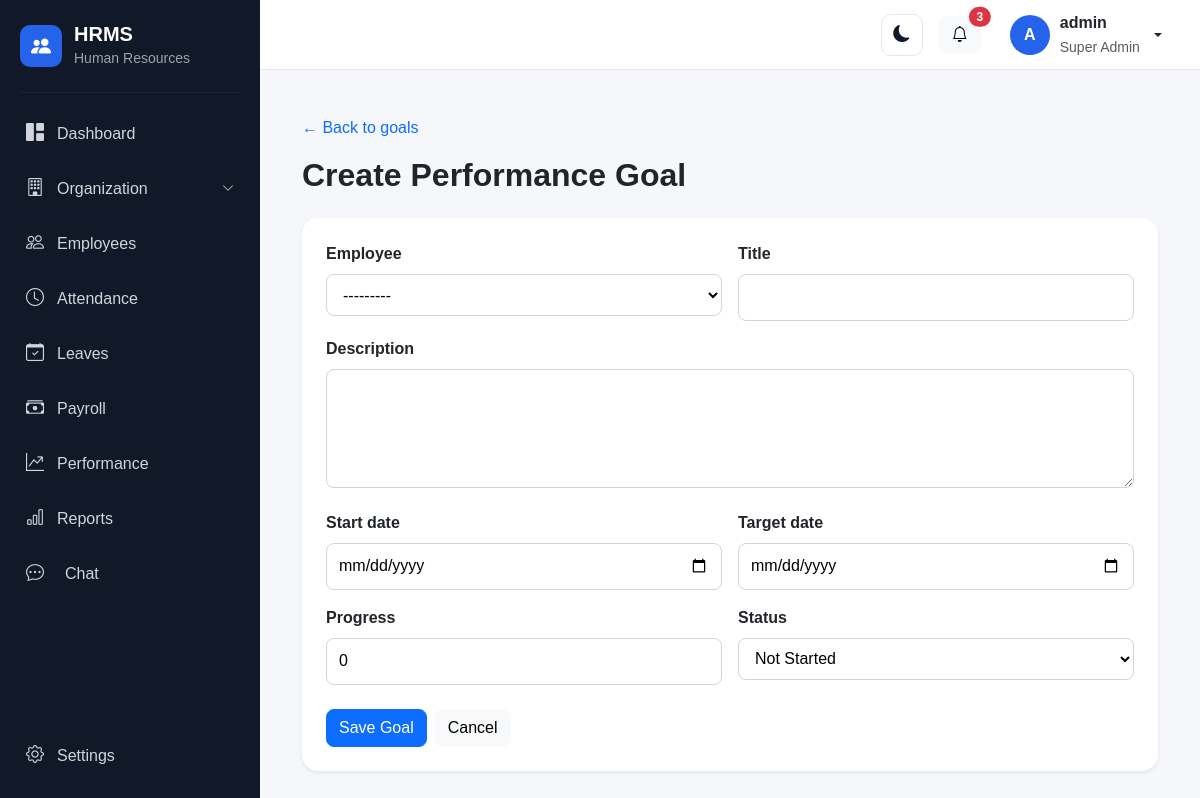
/performance/goals/create/ (signed in), run on the app's committed database.
### account/models.py (models this page shows, shortened)
class User(AbstractUser):
    class Role(models.TextChoices):
        SUPER_ADMIN = "SUPER_ADMIN", "Super Admin"
        HR_ADMIN = "HR_ADMIN", "HR Admin"
        MANAGER = "MANAGER", "Manager"
        EMPLOYEE = "EMPLOYEE", "Employee"
        RECRUITER = "RECRUITER", "Recruiter"
        PAYROLL_ADMIN = "PAYROLL_ADMIN", "Payroll Admin"
    objects = HRMSUserManager()
    role = models.CharField(
        max_length=30,
        choices=Role.choices,
        default=Role.EMPLOYEE,
    )
    phone = models.CharField(
        max_length=15,
        blank=True,
        null=True,
    )
    profile_picture = models.ImageField(
        upload_to="profile_pictures/",
        blank=True,
        null=True,
    )
    must_change_password = models.BooleanField(
        default=False,
        help_text="If enabled, the user must change their password after logging in.",
    )

### employees/models.py (models this page shows)
class Employee(models.Model):
    class Role(models.TextChoices):
        EMPLOYEE = "EMPLOYEE", "Employee"
        MANAGER = "MANAGER", "Manager"
        HR_ADMIN = "HR_ADMIN", "HR Admin"
        SUPER_ADMIN = "SUPER_ADMIN", "Super Admin"
    class Gender(models.TextChoices):
        MALE = "MALE", "Male"
        FEMALE = "FEMALE", "Female"
        OTHER = "OTHER", "Other"
    class EmploymentType(models.TextChoices):
        FULL_TIME = "FULL_TIME", "Full Time"
        PART_TIME = "PART_TIME", "Part Time"
        CONTRACT = "CONTRACT", "Contract"
        INTERN = "INTERN", "Intern"
    class EmploymentStatus(models.TextChoices):
        ACTIVE = "ACTIVE", "Active"
        BENCH = "BENCH", "Bench"
        ON_LEAVE = "ON_LEAVE", "On Leave"
        RESIGNED = "RESIGNED", "Resigned"
        TERMINATED = "TERMINATED", "Terminated"
        RETIRED = "RETIRED", "Retired"
    user = models.OneToOneField(
        settings.AUTH_USER_MODEL,
        on_delete=models.SET_NULL,
        null=True,
        blank=True,
        related_name="employee_profile",
    )
    role = models.CharField(
        max_length=20,
        choices=Role.choices,
        default=Role.EMPLOYEE,
    )
    employee_id = models.CharField(
        max_length=20,
        unique=True,
    )
    first_name = models.CharField(
        max_length=100,
    )
    middle_name = models.CharField(
        max_length=100,
        blank=True,
    )
    last_name = models.CharField(
        max_length=100,
    )
    date_of_birth = models.DateField(
        null=True,
        blank=True,
    )
    gender = models.CharField(
        max_length=20,
        choices=Gender.choices,
        blank=True,
    )
    email = models.EmailField(
        blank=True,
    )
    phone = models.CharField(
        max_length=20,
        blank=True,
    )
    alternate_phone = models.CharField(
        max_length=20,
        blank=True,
    )
    address = models.TextField(
        blank=True,
    )
    city = models.CharField(
        max_length=100,
        blank=True,
    )
    state = models.CharField(
        max_length=100,
        blank=True,
    )
    country = models.CharField(
        max_length=100,
        default="India",
    )
    postal_code = models.CharField(
        max_length=20,
        blank=True,
    )
    company = models.ForeignKey(
        "organization.Company",
        on_delete=models.PROTECT,
        related_name="employees",
        null=True,
        blank=True
    )
    department = models.ForeignKey(
        "organization.Department",
        on_delete=models.PROTECT,
        related_name="employees",
        null=True,
        blank=True,
    )
    designation = models.ForeignKey(
        "organization.Designation",
        on_delete=models.PROTECT,
        related_name="employees",
        null=True,
        blank=True,
    )
    branch = models.ForeignKey(
        "organization.Branch",
        on_delete=models.PROTECT,
        related_name="employees",
        null=True,
        blank=True,
    )
    work_location = models.ForeignKey(
        "organization.WorkLocation",
        on_delete=models.PROTECT,
        related_name="employees",
        null=True,
        blank=True,
    )
    employment_type = models.CharField(
        max_length=20,
        choices=EmploymentType.choices,
        default=EmploymentType.FULL_TIME,
    )
    employment_status = models.CharField(
        max_length=20,
        choices=EmploymentStatus.choices,
        default=EmploymentStatus.ACTIVE,
    )
    joining_date = models.DateField()
    confirmation_date = models.DateField(
        null=True,
        blank=True,
    )
    resignation_date = models.DateField(
        null=True,
        blank=True,
    )
    termination_date = models.DateField(
        null=True,
        blank=True,
    )
    reporting_manager = models.ForeignKey(
        "self",
        on_delete=models.SET_NULL,
        null=True,
        blank=True,
        related_name="team_members",
    )
    profile_photo = models.ImageField(
        upload_to="employees/profile/",
        blank=True,
        null=True,
    )
    created_at = models.DateTimeField(
        auto_now_add=True,
    )
    updated_at = models.DateTimeField(
        auto_now=True,
    )
    class Meta:
        ordering = ["first_name", "last_name"]
    def __str__(self):
        return f"{self.employee_id} - {self.get_full_name()}"
    def get_full_name(self):
        return " ".join(
            filter(
                None,
                [
                    self.first_name,
                    self.middle_name,
                    self.last_name,
                ],
            )
        )

### performance/views.py (the view, shortened to what this page needs)
# urls.py: path("goals/create/", views.goal_create, name="goal_create"),
@login_required
@hr_or_manager_required
def goal_create(request):
    form = PerformanceGoalForm(request.POST or None)
    return render(
        request,
        "performance/goal_form.html",
        {
            "form": form,
            "page_title": "Create Performance Goal",
        },
    )

### templates/performance/goal_form.html (shortened to what this page needs)
{% extends "base.html" %}
{% block content %}
<div class="container py-3" style="max-width:900px">
  <a href="{% url 'performance:goal_list' %}" class="text-decoration-none">← Back to goals</a>
  <h2 class="fw-bold mt-3 mb-4">{{ page_title }}</h2>
  <form method="post" class="card border-0 shadow-sm rounded-4">
    <div class="card-body p-4">
      <div class="row g-3">
        {% for field in form %}
        <div class="{% if field.name == 'description' %}col-12{% else %}col-md-6{% endif %}">
          <label class="form-label fw-semibold" for="{{ field.id_for_label }}">{{ field.label }}</label>
          {{ field }}
        </div>
        {% endfor %}
      </div>
      <div class="d-flex gap-2 mt-4">
        <button type="submit" class="btn btn-primary">Save Goal</button>
        <a href="{% url 'performance:goal_list' %}" class="btn btn-light">Cancel</a>
      </div>
    </div>
  </form>
</div>
{% endblock %}

### templates/base.html (shortened to what this page needs)
{% load static %}
<!DOCTYPE html>
<html lang="en">
<head>
    <link href="https://cdn.jsdelivr.net/npm/bootstrap@5.3.3/dist/css/bootstrap.min.css" rel="stylesheet">
    <link rel="stylesheet" href="https://cdn.jsdelivr.net/npm/bootstrap-icons@1.11.3/font/bootstrap-icons.min.css">
    <link rel="stylesheet" href="{% static 'css/style.css' %}">
</head>
<body>
    <div class="d-flex min-vh-100">
        <aside class="sidebar" id="sidebar">
            <div class="sidebar-brand">
                <div class="brand-icon">
                    <i class="bi bi-people-fill"></i>
                </div>
                <div>
                    <h5 class="mb-0">
                        HRMS
                    </h5>
                    <small>
                        Human Resources
                    </small>
                </div>
            </div>
            <hr>
            <nav class="sidebar-menu">
                <a href="{% url 'dashboard' %}" class="sidebar-link">
                    <i class="bi bi-grid-1x2-fill"></i>
                    <span>
                        Dashboard
                    </span>
                </a>
                {% if user.role == "SUPER_ADMIN" %}
                <a class="sidebar-link" data-bs-toggle="collapse" href="#organizationMenu" role="button"
                    aria-expanded="false" aria-controls="organizationMenu">
                    <i class="bi bi-building"></i>
                    <span class="flex-grow-1">
                        Organization
                    </span>
                    <i class="bi bi-chevron-down organization-arrow"></i>
                </a>
                {% endif %}
                <a href="{% url 'employee_list' %}" class="sidebar-link">
                    <i class="bi bi-people"></i>
                    <span>
                        Employees
                    </span>
                </a>
                <a href="{% url 'attendance_dashboard' %}" class="sidebar-link">
                    <i class="bi bi-clock"></i>
                    <span>
                        Attendance
                    </span>
                </a>
                <a href="{% url 'leave_dashboard' %}" class="sidebar-link">
                    <i class="bi bi-calendar-check"></i>
                    <span>
                        Leaves
                    </span>
                </a>
                <a href="{% url 'payroll:payroll_dashboard' %}" class="sidebar-link">
                    <i class="bi bi-cash-stack"></i>
                    <span>
                        Payroll
                    </span>
                </a>
                <a href="{% url 'performance:dashboard' %}" class="sidebar-link">
                    <i class="bi bi-graph-up-arrow"></i>
                    <span>
                        Performance
                    </span>
                </a>
                {% if user.role == "HR_ADMIN" or user.role == "SUPER_ADMIN" %}
                <a href="{% url 'reports:dashboard' %}" class="sidebar-link">
                    <i class="bi bi-bar-chart"></i>
                    <span>
                        Reports
                    </span>
                </a>
                {% endif %}
                <a href="{% url 'chat:home' %}"
                    class="sidebar-link {% if request.resolver_match.namespace == 'chat' %}active{% endif %}">
                    <i class="bi bi-chat-dots me-2"></i>
                    <span>Chat</span>
                </a>
            </nav>
            <div class="sidebar-bottom">
                <a href="{% url 'settings' %}" class="sidebar-link">
                    <i class="bi bi-gear"></i>
                    <span>
                        Settings
                    </span>
                </a>
            </div>
        </aside>
        <div class="main-wrapper">
            <nav class="top-navbar">
                <div class="ms-auto d-flex align-items-center gap-3">
                    <button type="button" class="btn theme-toggle" id="themeToggle" aria-label="Switch to dark mode"
                        title="Switch to dark mode">
                        <i class="bi bi-moon-fill" id="themeToggleIcon"></i>
                    </button>
                    <button type="button" class="btn btn-light position-relative">
                        <i class="bi bi-bell"></i>
                        <span class="position-absolute top-0 start-100 translate-middle badge rounded-pill bg-danger">
                            3
                        </span>
                    </button>
                    <div class="dropdown">
                        <button type="button" class="btn user-menu dropdown-toggle" data-bs-toggle="dropdown">
                            <div class="user-avatar">
                                {{ user.first_name|first|default:user.username|first|upper }}
                            </div>
                            <div class="d-none d-md-block text-start">
                                <div class="fw-semibold">
                                    {{ user.get_full_name|default:user.username }}
                                </div>
                                <small class="text-muted">
                                    {{ user.get_role_display }}
                                </small>
                            </div>
                        </button>
                    </div>
                </div>
            </nav>
            <main class="content-area">
                {% block content %}
                {% endblock %}
            </main>
        </div>
    </div>
</body>
</html>

### data on the page
User: first_name|first "A", get_full_name "admin", role "Super Admin"
Employee: form "---------"

### other printed values
{{ page_title }} "Create Performance Goal"
{{ field.label }} "Employee" "Title" "Description" "Start date" "Target date" "Progress" "Status"
